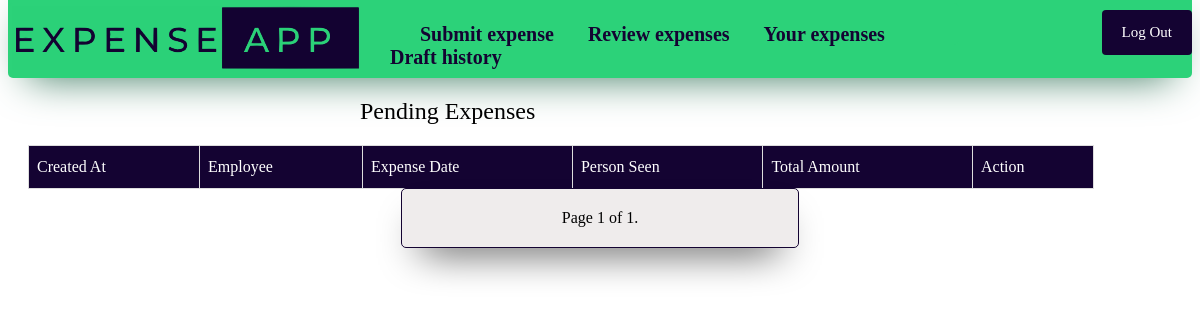
/review/ (signed in), run on an earlier commit of the app's database.
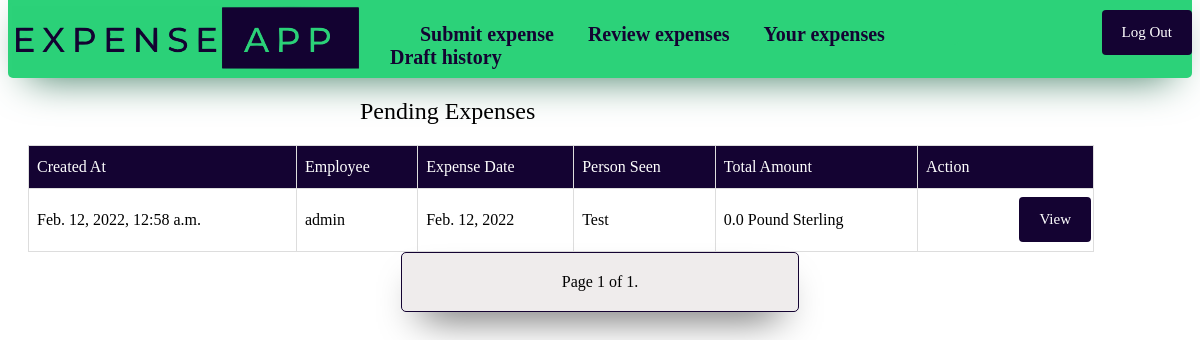
And on a later commit of the database.
### expense_app/models.py (models this page shows)
class Expense(models.Model):
    Approved = "AP"
    Rejected = "RE"
    Draft = "DR"
    Pending = "PE"
    Accommodation = "AC"
    Subsistence = "SU"
    Mileage = "MI"
    Staff_entertainment = "SE"
    Client_entertainment = "CE"
    Other = "OH"
    Flights = "FL"
    Other_travel = "OT"
    Euro = "EU"
    GBP = "GB"
    USD = "US"
    SGD = "SG"
    AUD = "AU"
    CHF = "CH"
    HKD = "HK"
    Status_Type = [(Approved, "Approved"), (Rejected, "Rejected"), (Draft, "Draft"), (Pending, "Pending")]
    Claim_Type = [(Accommodation, "Accommodation"), (Client_entertainment, "Client entertainment (Incl VAT)"), (Flights, "Flights"), (Mileage, "Mileage"), (Other, "Other"), (Other_travel, "Other travel"), (Staff_entertainment, "Staff entertainment"), (Subsistence, "Subsistence")]
    Currency_Type = [(Euro, "Euro"), (GBP, "Pound Sterling"), (USD, "US Dollar"), (SGD, "Singaporean Dollar"), (AUD, "Australian Dollar"), (CHF, "Swiss Franc"), (HKD, "Hong Kong Dollar")]
    time = models.DateTimeField(auto_now = True, editable= False)
    expense_amount = models.FloatField(validators=[MinValueValidator(0.0)], default=0)
    VAT_amount = models.FloatField(validators=[MinValueValidator(0.0)], default=0)
    employee = models.ForeignKey(User, on_delete=models.CASCADE, default = id(User))
    catagory = models.CharField(max_length = 2, choices= Claim_Type, default = "OH")
    persons_seen = models.CharField(max_length = 50, blank=False)
    information = models.TextField(max_length = 500)
    status = models.CharField(max_length = 2, choices= Status_Type, default = "PE")
    manager = models.ForeignKey(User, on_delete=models.PROTECT, limit_choices_to={'groups__name': "Manager"}, related_name='manager', default = id(User))
    manager_comment = models.TextField(max_length = 500, blank= True)
    expense_date = models.DateField()
    currency = models.CharField(max_length = 2, choices = Currency_Type, default = "GB")
    document = models.FileField(upload_to='media', blank= True)
    class Meta:
        ordering = ["time"]

### expense_app/views.py (the view)
# urls.py: path('review/', views.ExpenseReview.as_view(), name = "review"),
class ExpenseReview(LoginRequiredMixin, PermissionRequiredMixin, ListView):
  permission_required = "expense_app.view_expense"
  raise_exception = True
  model = Expense
  template_name = "expense_app/review.html"
  paginate_by = 10
  def get_queryset(self):
    return Expense.objects.filter(status = "PE", manager = self.request.user)

### expense_app/templatetags/auth_extras.py (called while the page is built)
@register.filter(name='has_group')
def has_group(user, group_name):
    return user.groups.filter(name=group_name).exists()

### expense_app/templates/expense_app/review.html (shortened to what this page needs)
<!DOCTYPE html>
{% extends 'expense_app/base.html' %}
{% block content %}
<h2>Pending Expenses</h2>
<table id="expense">
  <tr>
    <th>Created At</th>
    <th>Employee</th>
    <th>Expense Date</th>
    <th>Person Seen</th>
    <th>Total Amount </th>
    <th>Action</th>
  </tr>
  {% for expense in object_list %}
    <tr>
        <td>{{ expense.time}}</td>
        <td>{{ expense.employee }}</td>
        <td>{{expense.expense_date}}</td>
        <td>{{expense.persons_seen}}</td>
        <td>{{expense.VAT_amount}} {{expense.get_currency_display}}</td>
        <td><a href="{% url 'claim' expense.id %}"><button>View</button></a></td>
    </tr>
  {% endfor %}
</table>
<div class="pagination">
  <span class="step-links">
      <span class="current">
          Page {{ page_obj.number }} of {{ page_obj.paginator.num_pages }}.
      </span>
  </span>
</div>
{% endblock %}

What changed in the data, as far as the page shows it:
added Expense: time "Feb. 12, 2022, 12:58 a.m.", employee "admin", expense_date "Feb. 12, 2022", persons_seen "Test", VAT_amount "0.0", currency "Pound Sterling"
